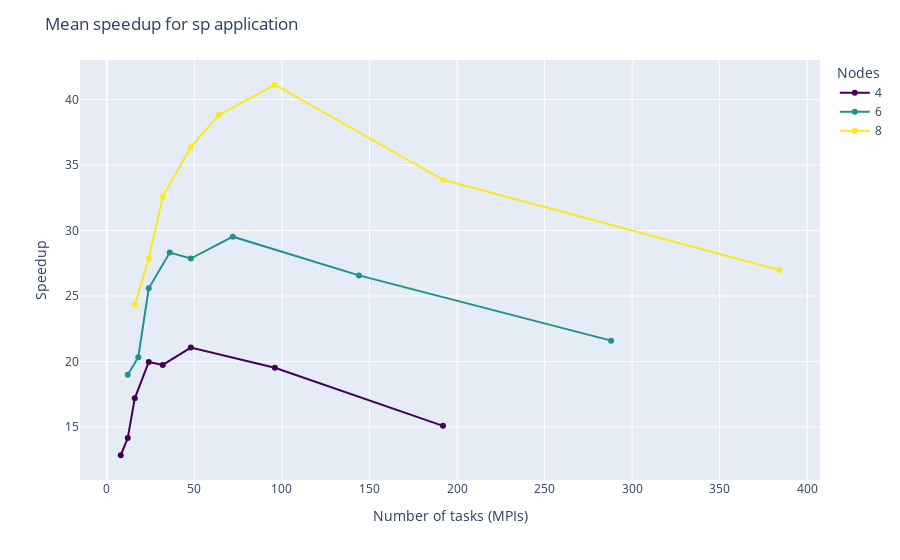

Notebook source saved alongside this figure:
### Markdown cell above
## Speedup vs ntasks (MPIs)

### Code cell
fig = px.line(x=sp['ntasks'], y=sp['empirical speedup'],
                markers=True,
                color=sp['nodes'],
                color_discrete_sequence=['#440154', '#21918c', '#fde725'])
fig.update_layout(title='Mean speedup for sp application',
                    legend_title_text='Nodes',
                    xaxis_title='Number of tasks (MPIs)',
                    yaxis_title='Speedup')

                    

fig.show()

### Figure 1 — Plotly figure (JSON) as saved in the notebook; plotly's stock layout.template omitted (floating-point values rounded to 4 significant figures)
{"data": [{"hovertemplate": "color=4<br>x=%{x}<br>y=%{y}<extra></extra>", "legendgroup": "4", "line": {"color": "#440154", "dash": "solid"}, "marker": {"symbol": "circle"}, "mode": "markers+lines", "name": "4", "orientation": "v", "showlegend": true, "type": "scatter", "x": [8, 12, 16, 24, 32, 48, 96, 192], "xaxis": "x", "y": [12.84, 14.16, 17.19, 19.97, 19.74, 21.07, 19.52, 15.09], "yaxis": "y"}, {"hovertemplate": "color=6<br>x=%{x}<br>y=%{y}<extra></extra>", "legendgroup": "6", "line": {"color": "#21918c", "dash": "solid"}, "marker": {"symbol": "circle"}, "mode": "markers+lines", "name": "6", "orientation": "v", "showlegend": true, "type": "scatter", "x": [12, 18, 24, 36, 48, 72, 144, 288], "xaxis": "x", "y": [18.98, 20.32, 25.59, 28.32, 27.86, 29.53, 26.57, 21.59], "yaxis": "y"}, {"hovertemplate": "color=8<br>x=%{x}<br>y=%{y}<extra></extra>", "legendgroup": "8", "line": {"color": "#fde725", "dash": "solid"}, "marker": {"symbol": "circle"}, "mode": "markers+lines", "name": "8", "orientation": "v", "showlegend": true, "type": "scatter", "x": [16, 24, 32, 48, 64, 96, 192, 384], "xaxis": "x", "y": [24.33, 27.86, 32.59, 36.37, 38.82, 41.13, 33.87, 26.99], "yaxis": "y"}], "layout": {"legend": {"title": {"text": "Nodes"}, "tracegroupgap": 0}, "margin": {"t": 60}, "title": {"text": "Mean speedup for sp application"}, "xaxis": {"anchor": "y", "domain": [0, 1], "title": {"text": "Number of tasks (MPIs)"}}, "yaxis": {"anchor": "x", "domain": [0, 1], "title": {"text": "Speedup"}}}}
